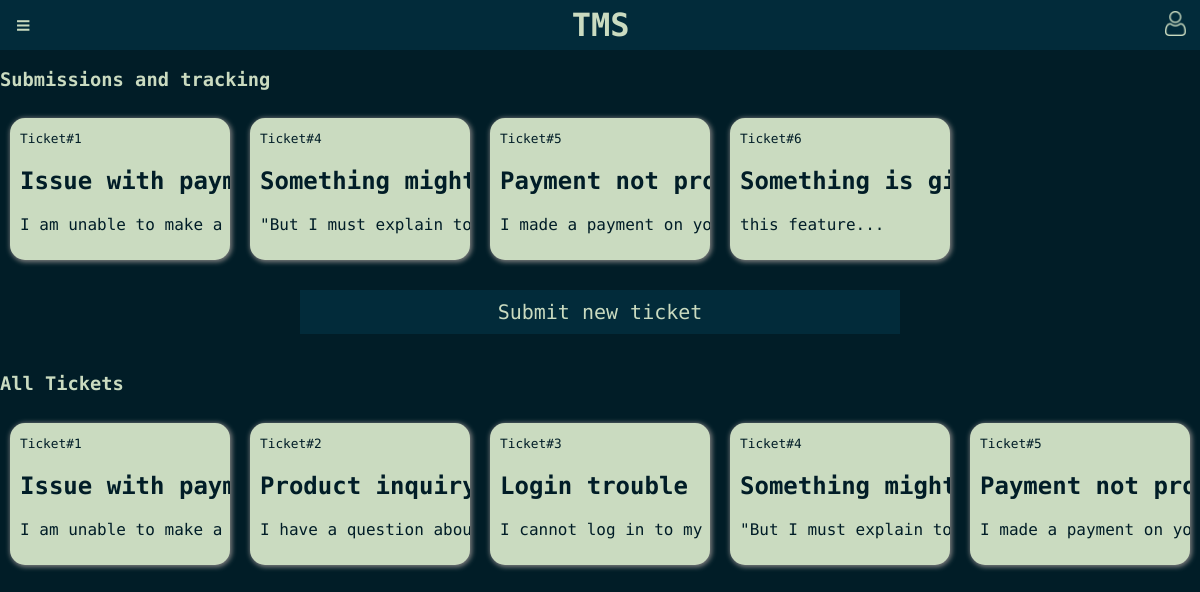
Screenshot of /pages/home_page.php (signed in) with the database file from the repository.
### tables this page shows
CREATE TABLE tickets (
    id INTEGER PRIMARY KEY AUTOINCREMENT,
    title TEXT NOT NULL,
    description TEXT NOT NULL,
    priority INTEGER CHECK(priority BETWEEN 1 AND 5),
    status_id INTEGER REFERENCES status(id) ON DELETE CASCADE,
    created_by INTEGER NOT NULL REFERENCES users(id) ON DELETE CASCADE,
    assigned_to INTEGER REFERENCES users(id) ON DELETE CASCADE,
    created_at TIMESTAMP DEFAULT CURRENT_TIMESTAMP,
    department_id INTEGER REFERENCES departments(id) ON DELETE CASCADE
);

### templates/common/ticket_overlay.php (the view, shortened to what this page needs)
<?php
require_once(__DIR__.'/../../database/tickets.php');
?>
        <?php
            $tickets_tracked = get_tickets_tracked_by_user();
            ?>

### pages/home_page.php (called while the page is built, shortened)
<?php
    require_once(__DIR__.'/../templates/home/home_page.php');
?>

### database/tickets.php (called while the page is built, shortened)
<?php
function get_tickets(){
    global $dbh;
    try {
        $stmt = $dbh->prepare('SELECT * FROM tickets');
        $stmt->execute();
        $tickets = $stmt->fetchAll(PDO::FETCH_ASSOC);
        return $tickets;
    } catch(PDOException $e) {
        return -1;
    }
}
function get_tickets_tracked_by_user() {
    global $dbh;
    try {
        $stmt = $dbh->prepare('SELECT * FROM ticket_tracking WHERE user_id = ?');
        $stmt->execute(array($_SESSION['id']));
        $tickets = $stmt->fetchAll(PDO::FETCH_ASSOC);
        return $tickets;
    } catch(PDOException $e) {
        return -1;
    }
}
function get_tickets_tracked_and_submitted_by_user() {
    global $dbh;
    try {
        $stmt = $dbh->prepare('
            SELECT * FROM tickets
            WHERE id IN (SELECT ticket_id FROM ticket_tracking WHERE user_id = ?)
            UNION
            SELECT * FROM tickets
            WHERE created_by = ?
        ');
        $stmt->execute(array($_SESSION['id'], $_SESSION['id']));
        $tickets = $stmt->fetchAll(PDO::FETCH_ASSOC);
        return $tickets;
    } catch(PDOException $e) {
        return -1;
    }
}
?>

### templates/common/ticket_overlay.php (the view, shortened to what this page needs)
<?php
require_once(__DIR__.'/../../database/tickets.php');
?>
        <?php
            $tickets_tracked = get_tickets_tracked_by_user();
            ?>

### templates/home/home_page.php (shortened to what this page needs)
<!DOCTYPE html>
<html>
<head>
    <link rel="stylesheet" href="/css/style.css">
    <link rel="stylesheet" href="/css/positioning.css">
</head>
<body>
    <?php require(__DIR__.'/../common/header.php'); ?>
    <div class="wrapper">
        <main class="container w_aside">
        <h3>Submissions and tracking</h3>
            <div id="scrollableDiv" class="scrollable-div">
                <?php
                require_once(__DIR__.'/../../database/tickets.php');
                $tickets = get_tickets();
               $tracked_tickets = get_tickets_tracked_and_submitted_by_user();
               if ($tracked_tickets === -1 || $tracked_tickets === 0) {
                   echo "<h2>You have no submitted or tracked tickets yet</h2>";
               } else {
                   foreach ($tracked_tickets as $ticket) {
                ?>
                    <div class="ticket-box" data-overlay-id="overlay-<?php echo $ticket['id'] ?>">
                        <small class="very-small-text">Ticket#<?php echo htmlentities($ticket['id']) ?></small>
                        <h2><?php echo htmlentities($ticket['title']) ?></h2>
                        <p><?php echo htmlentities(substr($ticket['description'], 0, 45)) ?>...</p>
                    </div>
                    <?php require(__DIR__.'/../common/ticket_overlay.php');?>
                <?php
                }}
                ?>
            </div>
            <div>
                <button class="main-blue-button" id="add-ticket-button"
                    onclick="document.getElementById('new-ticket-overlay').style.display='flex'">Submit new
                    ticket</button>
            </div>
            <h3>All Tickets</h3>
            <div  class="scrollable-div">
                <?php
                foreach ($tickets as $ticket) {
                ?>
                    <div class="ticket-box" data-overlay-id="overlay-<?php echo $ticket['id'] ?>">
                        <small class="very-small-text">Ticket#<?php echo htmlentities($ticket['id']) ?></small>
                        <h2><?php echo htmlentities($ticket['title']) ?></h2>
                        <p><?php echo htmlentities(substr($ticket['description'], 0, 45)) ?>...</p>
                    </div>
                    <?php require(__DIR__.'/../common/ticket_overlay.php');?>
                <?php
                }
                ?>
            </div>
        </main>
    </div>
</body>
</html>

### css/style.css (style rules this page uses)
:root { --main-blue: #022B3A; --main-blue-darker: #011D27; --tea-green: #CADBC0; --tea-green-light: #A8C397; --pink-bittersweet: #F97068; --pink-melon: #FCB4B1; --white: #f0f0f0; --almost-white: #e5e5e5; --blue-gradient: linear-gradient(90deg, rgba(2,0,36,1) 77%, rgba(9,9,121,1) 100%); --bg-blue-gradient: linear-gradient(160deg, #000529 0%, #80D0C7 100%); }
* { font-family: 'Roboto Mono', monospace !important; }
body { padding:0; margin:0; background: var(--main-blue-darker); color:var(--tea-green); font-family: 'Roboto Mono', monospace; }
.very-small-text { font-size: 0.8em; }
.main-blue-button { background:var(--main-blue); border:0; color:var(--tea-green); padding:10px; font-size:20px; width: 50%; margin:20px auto; display:block; box-sizing: border-box; }

### css/positioning.css (style rules this page uses)
:root { --main-blue: #022B3A; --main-blue-darker: #011D27; --tea-green: #CADBC0; --tea-green-light: #A8C397; --pink-bittersweet: #F97068; --pink-melon: #FCB4B1; }
.wrapper { display: flex; flex-direction: column; height: 100%; }
.container { padding-top: 50px; display: flex; flex-direction: column; justify-content: flex-start; height: auto; }
main { width: 100%; }
.ticket-box { flex: 0 0 auto; width: 200px; margin: 10px 10px; padding: 10px; border-radius: 15px; color: var(--main-blue-darker); box-shadow: 1px 1px 5px 1px gray; background: var(--tea-green); overflow: hidden; text-overflow: ellipsis; white-space: nowrap; cursor:grab; }

### rows the page displays
tickets: id "1", title "Issue with pa…", description "I am unable to make…"
tickets: id "4", title "Something mig…", description "\"But I must explain…"
tickets: id "5", title "Payment not p…", description "I made a payment on…"
tickets: id "6", title "Something is…", description "this feature"
tickets: id "2", title "Product inqui…", description "I have a question a…"
tickets: id "3", title "Login trouble", description "I cannot log in to…"
